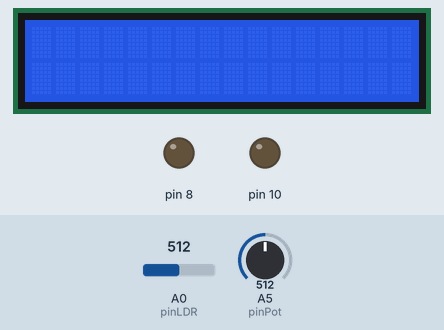
Bench run of a sketch on a simulated Arduino Uno, built with avr-gcc and run on an emulated ATmega328P. Shown: 16×2 character LCD, output pins drawn as LEDs (lit = HIGH). Inputs (shaded band) come from the test bench; at power-on: A0 (pinLDR) = 512, A5 (pinPot) = 512. What the sketch prints to the serial monitor is not drawn.

Above: at 1.2 s.
1.3 s: A0 (pinLDR) set to 792
9.0 s: A0 (pinLDR) set to 811
At 12.5 s:
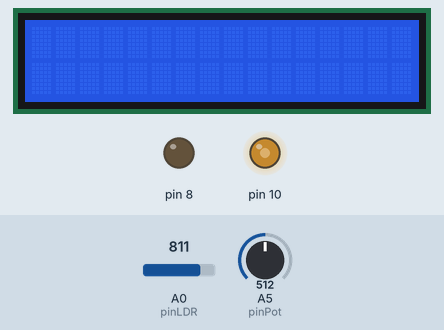
16.6 s: A5 (pinPot) set to 716
At 22.5 s:
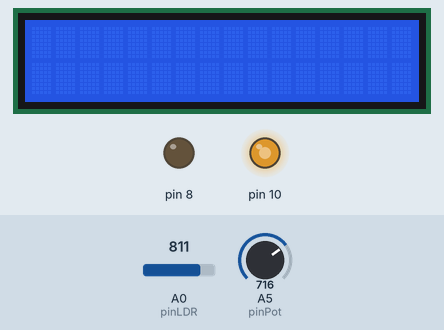
24.3 s: A5 (pinPot) set to 810
At 31.3 s:
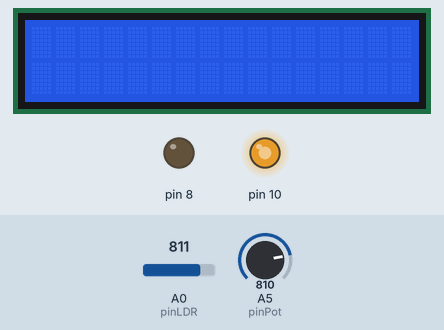
31.6 s: A5 (pinPot) set to 122
At 36.4 s:
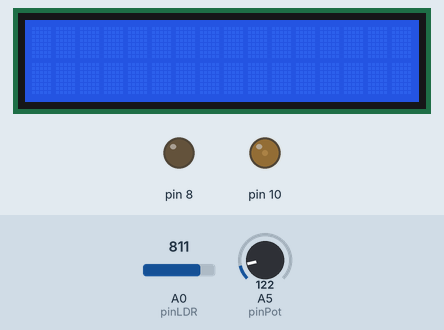
39.3 s: A5 (pinPot) set to 511
At 46.4 s:
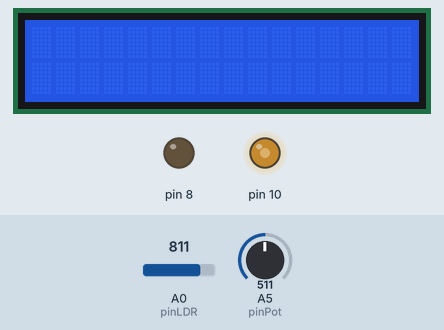
Timing chart, 0 to 47.6 s (numbered marks = the images above; inputs shaded):
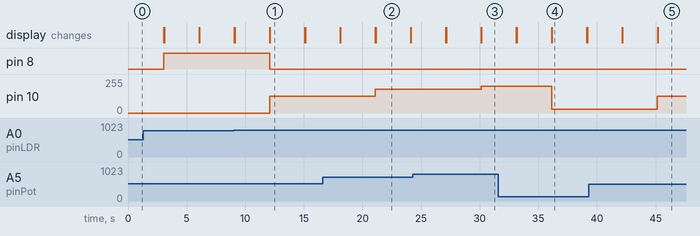

Measured:
- the behaviour switches between 799 and 800 on A0 (pinLDR) (found by bisection; images 0 and 1)
- after the input at 9.0 s, pin 8: HIGH → LOW after 3.1 s; pin 10: 0/255 → 127/255 after 3.1 s
- after the input at 16.6 s, pin 10: 127/255 → 178/255 after 4.5 s
- after the input at 24.3 s, pin 10: 178/255 → 201/255 after 5.8 s
- after the input at 31.6 s, pin 10: 201/255 → 30/255 after 4.5 s
- after the input at 39.3 s, pin 10: 30/255 → 127/255 after 5.9 s
- what the display in image 1 shows lasts 3.0 s, from 12.1 s to 15.1 s

The sketch:

LDR_COM_LCD.ino
```cpp
#include <LiquidCrystal.h>

//Define os pinos que serão utilizados para ligação ao display
LiquidCrystal lcd(12, 11, 5, 4, 3, 2);

const int pinLDR =  A0;
int valorLido;
int pinPot = A5;
int valorPot = 0;

float luminosidade = 0;
//const int valorLido = 0;

void setup() {

  Serial.begin(9600);
  pinMode(pinLDR, INPUT);
  pinMode(8, OUTPUT);
  pinMode(10, OUTPUT);
  pinMode(pinPot, INPUT);
  lcd.begin(16, 2);

}

void loop() {

  //Limpa a tela
  lcd.clear();
  //Posiciona o cursor na coluna 3, linha 0;
  lcd.setCursor(3, 0);

  valorPot = analogRead(pinPot);
  luminosidade = map(valorPot, 0, 1023, 0, 255); // Remapeia um número de um intervalo para outro, convertendo de 1023 lido para 255 variando

  valorLido = analogRead(pinLDR); // lê o valor que está vindo do sensor no pino A0
  Serial.println("Valor Lido: ");
  Serial.println(valorLido);     //printa o valor da leitura que será entre 0 a 1023
  delay(300);

  //Envia o texto entre aspas para o LCD
  // lcd.print("");
  //lcd.setCursor(3, 1);
  //lcd.print(" LCD 16x2");
  //delay(5000);

  //Rolagem para a esquerda depois de 5 segundos
  for (int posicao = 0; posicao < 3; posicao++)
  {
    lcd.scrollDisplayLeft();
    delay(300);
  }

  //Rolagem para a direita
  for (int posicao = 0; posicao < 6; posicao++)
  {
    lcd.scrollDisplayRight();
    delay(300);
  }

  if (valorLido >= 800) {
    digitalWrite(8, 0);
    digitalWrite(10, HIGH);
    analogWrite(10, luminosidade);

    //Envia o texto entre aspas para o LCD
    lcd.print("");
    lcd.setCursor(3, 2);
    lcd.print(" Luminosidade Baixa! ");

  }
  else {
    digitalWrite(8, 1);
    digitalWrite(10, LOW);

    //Envia o texto entre aspas para o LCD
    lcd.print("");
    lcd.setCursor(3, 2);
    lcd.print(" Luminosidade Alta! ");

  }

}
```
